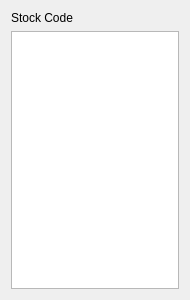
<?xml version="1.0" encoding="UTF-8"?>
<ui version="4.0">
 <class>transac</class>
 <widget class="QWidget" name="transac">
  <property name="geometry">
   <rect>
    <x>0</x>
    <y>0</y>
    <width>190</width>
    <height>300</height>
   </rect>
  </property>
  <property name="windowTitle">
   <string>Form</string>
  </property>
  <layout class="QVBoxLayout" name="verticalLayout">
   <item>
    <widget class="QLabel" name="label">
     <property name="text">
      <string>Stock Code</string>
     </property>
    </widget>
   </item>
   <item>
    <widget class="QListView" name="transacView"/>
   </item>
  </layout>
 </widget>
 <resources/>
 <connections/>
</ui>
